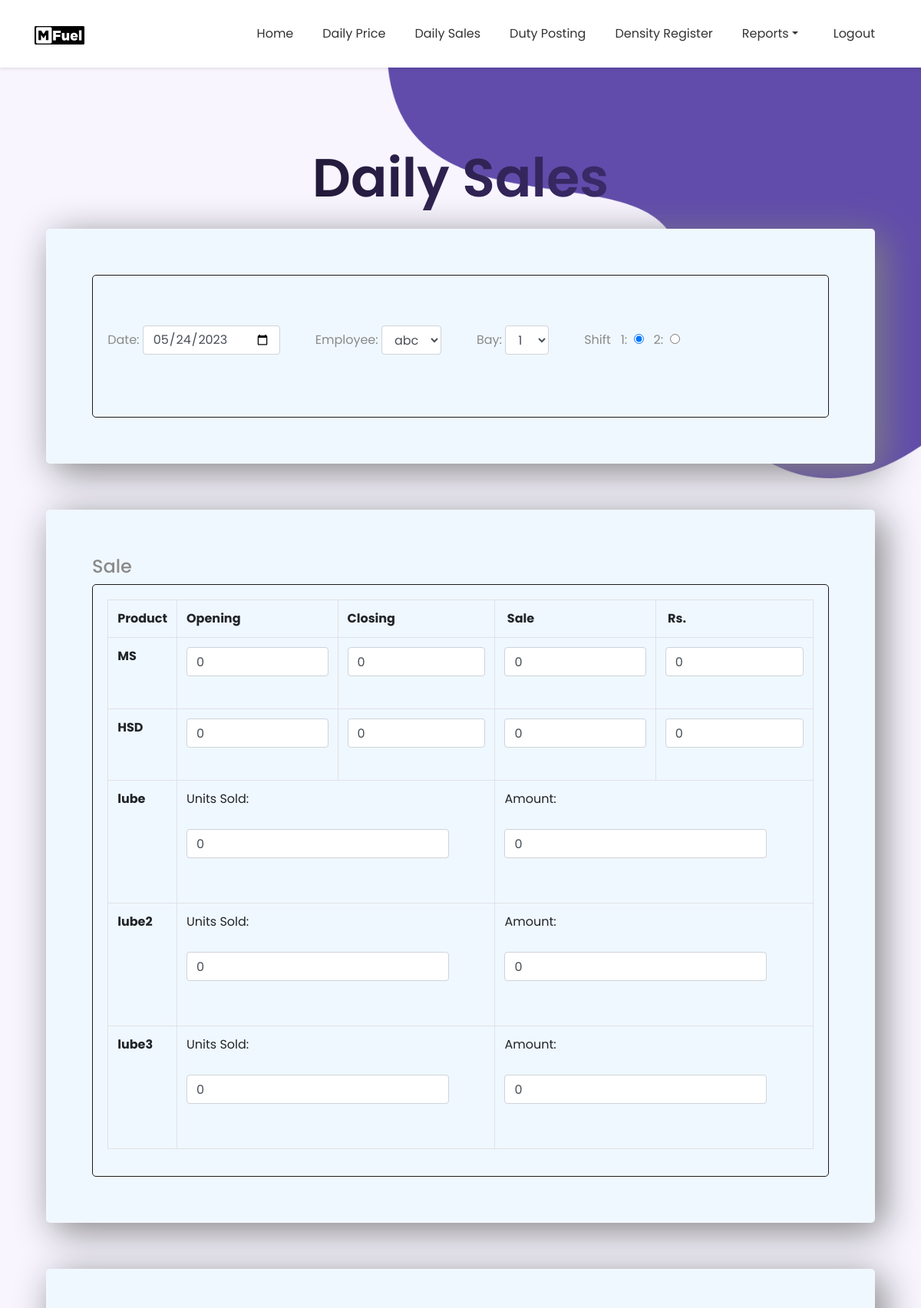
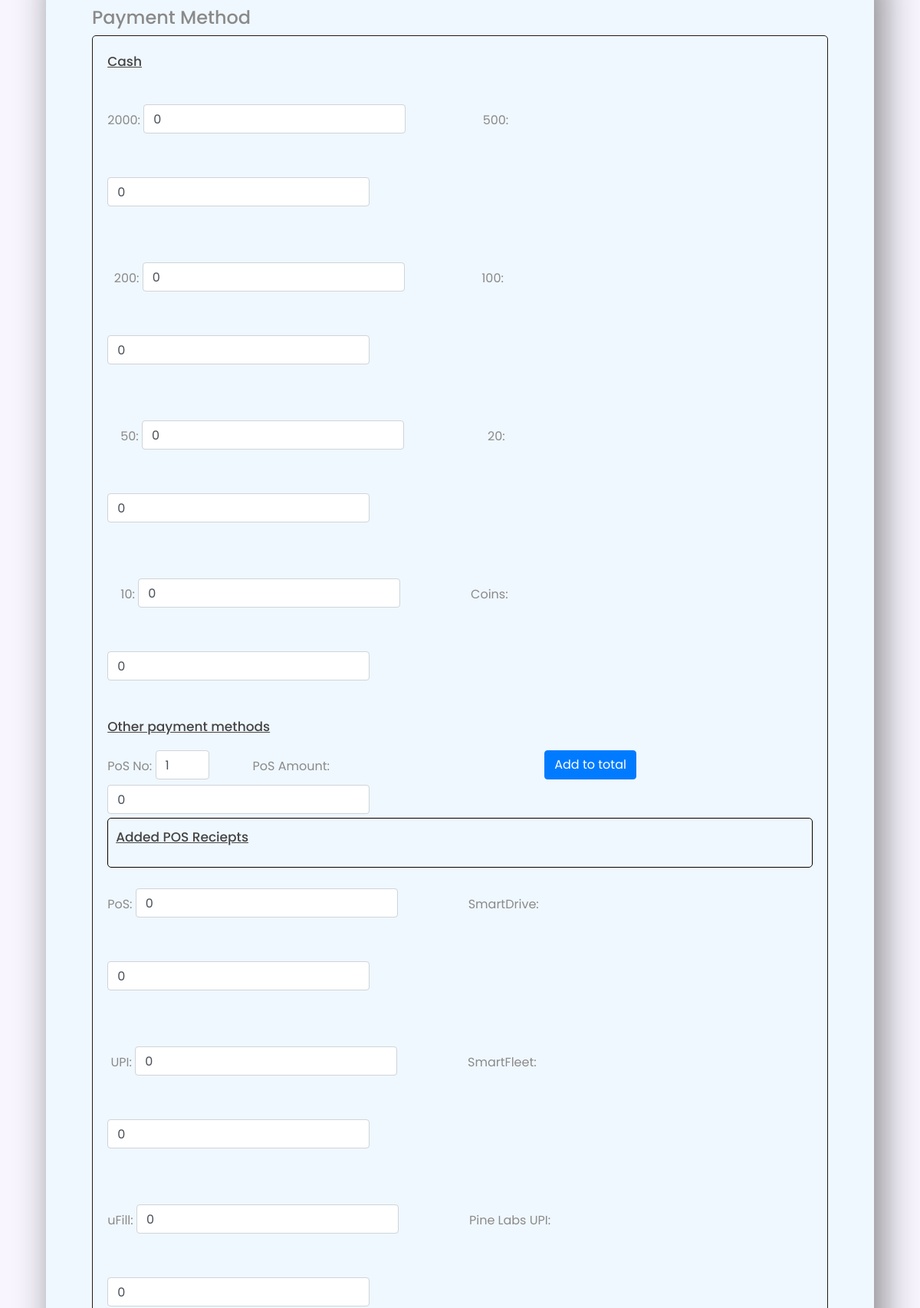
The app's page /dailysales (signed in, upper part) with its own data (2 pictures, top to bottom).
### website/models.py (models this page shows)
class inventory(db.Model):
    inv_id = db.Column(db.Integer, primary_key = True)
    name = db.Column(db.String(150))
    stock = db.Column(db.Integer)
    price = db.Column(db.Integer)

### website/views.py (the view, shortened to what this page needs)
@views.route('/dailysales', methods=['GET','POST'])
@login_required
def dailysales():
    items = inventory.query.all()
    date = request.form.get("date")
    emp_id = request.form.get("emp_id")
    bay = request.form.get("bay")
    shift = request.form.get("shift")
    ms_opening = request.form.get("ms_opening")
    ms_closing = request.form.get("ms_closing")
    ms_sales = request.form.get("ms_sales")
    ms_amount = request.form.get("ms_amount")
    hsd_opening = request.form.get("hsd_opening")
    hsd_closing = request.form.get("hsd_closing")
    hsd_sales = request.form.get("hsd_sales")
    hsd_amount = request.form.get("hsd_amount")
    s_total = request.form.get("stotal")
    two_thousand = request.form.get("two_thousand")
    five_hundred = request.form.get("five_hundred")
    two_hundred = request.form.get("two_hundred")
    one_hundred = request.form.get("one_hundred")
    fifty = request.form.get("fifty")
    twenty = request.form.get("twenty")
    ten = request.form.get("ten")
    coins = request.form.get("coins")
    pos = request.form.get("pos")
    ufill = request.form.get("ufill")
    upi = request.form.get("upi")
    smartfleet = request.form.get("smartfleet")
    smartdrive = request.form.get("smartdrive")
    pinelabs = request.form.get("pinelabs")
    dtotal = request.form.get("dtotal")
    diff = request.form.get("diff")
    format_str = '%Y-%m-%d'
    daily = db.session.query(daily_price).filter(daily_price.date == datetime.datetime.now().strftime('%Y-%m-%d')).first()
    employees = employee.query.all()
    bays = bay_manager.query.all()
    salelist=[]
    pays = payment_methods.query.all()
    return render_template("dailysales.html",user=current_user, employees=employees, items=items, bays=bays, pays=pays, daily=daily, date=datetime.datetime.now().strftime('%Y-%m-%d'))

### website/templates/dailysales.html (shortened to what this page needs)
{% extends 'base.html' %}
{% block content %}
<head>
</head>
<h1 align="center" style="margin-top: 5%;">Daily Sales</h1>
<form method="POST">
      <div class="outer"
            style="margin: 5%; margin-top: 2%; border: black 2px; padding: 5%; border-radius: 5px; box-shadow: 10px 10px 50px grey">
            <div style="border: solid rgb(27, 26, 26) 1px; border-radius: 5px; padding: 2%;">
                  <div class="form-group form-inline">
                        <label for="date">Date:&nbsp;</label>
                        <input type="date" class="form-control" id="date" name="date" style="margin-right: 5%; margin-top: 5%; margin-bottom: 5%;" value="{{date}}"/>
                        <label for="name">Employee:&nbsp;</label>
                        <select class="form-control" id = "emp_id" name="emp_id" style="margin-right: 5%; margin-top: 5%; margin-bottom: 5%;">
                              {% for employee in employees %}
                                    <option value="{{employee.emp_id}}">{{employee.name}}</option>
                              {% endfor %}
                        </select>
                        <label for="bay">Bay:&nbsp;</label>
                        <select class="form-control" id = "bay" name="bay" style="margin-right: 5%; margin-top: 5%; margin-bottom: 5%;">
                              {% for bay in bays %}
                                    <option value="{{bay.bay_no}}">{{bay.bay_no}}</option>
                              {% endfor %}
                        </select>
                        <label for="shift">Shift&nbsp;</label>
                        1:&nbsp;&nbsp;<input type="radio" class="form-control" id="shift" name="shift" value="1" checked="on" style="margin-top: 27px; font-size: 1px;"/>&nbsp;&nbsp;
                        2:&nbsp;&nbsp;<input type="radio" class="form-control" id="shift" name="shift" value="2" style="margin-top: 27px; font-size: 1px"/>
                  </div>
            </div>
      </div>
      <div class="outer"
            style="margin: 5%; margin-top: 2%; border: black 2px; padding: 5%; border-radius: 5px; box-shadow: 10px 10px 50px grey">
            <h4>Sale</h4>
            <div style="border: solid rgb(27, 26, 26) 1px; border-radius: 5px; padding: 2%; overflow-x: auto;">
                  <table class="table table-bordered table-hover">
                        <tr>
                              <th style="width:auto;">
                                    Product
                              </th>
                              <th>
                                    Opening
                              </th>
                              <th>
                                    Closing
                              </th>
                              <th>
                                    &nbsp;Sale&nbsp;
                              </th>
                              <th>
                                    &nbsp;Rs.&nbsp;&nbsp;
                              </th>
                        </tr>
                        <tr>
                              <th class="w-auto">
                                    MS &nbsp;
                              </th>
                              <td>
                                    <input type="number" class="form-control" id="ms_opening" name="ms_opening"
                                          style="margin-right: 10%;" size="3" value="0" step="any" onchange="calc({{daily.ms_price}},{{daily.hsd_price}})" required/>
                              </td>
                              <td>
                                    <input type="number" class="form-control" id="ms_closing" name="ms_closing"
                                          style="margin-right: 10%;" size="3" step="any" onchange="calc({{daily.ms_price}},{{daily.hsd_price}})" value="0" required/>
                              </td>
                              <td>
                                    <input type="number" class="form-control" id="ms_sales" name="ms_sales"
                                          style="margin-right: 10%;" size="3" value="0" step="any" required/>
                              </td>
                              <td>
                                    <input type="number" class="form-control" id="ms_amount" name="ms_amount"
                                          style="margin-right: 10%;" size="3" value="0" step="any" required/>
                              </td>
                        </tr>
                        <tr>
                              <th class="w-auto">
                                    HSD &nbsp;
                              </th>
                              <td>
                                    <input type="number" class="form-control" id="hsd_opening" name="hsd_opening" step="any"
                                          style="margin-right: 10%;" size="3" onchange="calc({{daily.ms_price}},{{daily.hsd_price}})" value="0" required/>
                              </td>
                              <td>
                                    <input type="number" class="form-control" id="hsd_closing" name="hsd_closing" step="any"
                                          style="margin-right: 10%;" size="3" onchange="calc({{daily.ms_price}},{{daily.hsd_price}})" value="0" required/>
                              </td>
                              <td>
                                    <input type="number" class="form-control" id="hsd_sales" name="hsd_sales" step="any"
                                          style="margin-right: 10%;" value="0" required/>
                              </td>
                              <td>
                                    <input type="number" class="form-control" id="hsd_amount" name="hsd_amount" step="any"
                                          style="margin-right: 10%;" value="0" required/>
                              </td>
                        </tr>
                        {% for item in items %}
                        <tr>
                              <th>
                                    {{item.name}}
                              </th>
                              <td colspan="2">
                                    <div class="form-group form-inline">
                                          <label for="units_sold">Units Sold:&nbsp;</label>
                                          <input style="margin-top: 27px; margin-right:10%;" type="number" class="form-control" id="units_sold{{item.inv_id}}" name="units_sold{{item.inv_id}}"
                                                style="margin-right: 10%;" value="0" onchange="calc1({{item.inv_id}},{{item.price}})" required/>
                                    </div>
                              </td>
                              <td colspan="2">
                                    <div class="form-group form-inline">
                                          <label for="units_sale" id="unit_price{{item.inv_id}}" value="item.price">Amount:&nbsp;</label>
                                          <input style="margin-top: 27px; margin-right:10%;" type="number" class="form-control" id="units_sale{{item.inv_id}}" name="units_sale{{item.inv_id}}"
                                                style="margin-right: 10%;" value="0" required/>
                                    </div>
                              </td>
                        </tr>
                        {% endfor %}
                  </table>
            </div>
      </div>
      <div class="outer"
            style="margin: 5%; margin-top: 2%; border: black 2px; padding: 5%; border-radius: 5px; box-shadow: 10px 10px 50px grey">
            <h4>Payment Method</h4>
            <div style="border: solid rgb(27, 26, 26) 1px; border-radius: 5px; padding: 2%;">
                  <h6><u>Cash</u></h6>
                  <div class="form-group form-inline">
                        <label for="two_thousand">2000:&nbsp;</label>
                        <input style="margin-top: 27px; margin-right:10%;" step="1" type="number"  class="form-control" id="two_thousand" name="two_thousand"
                              style="margin-right: 10%;" value="0" required onchange="calc3()"/>
                        <label for="five_hundred">&nbsp;&nbsp;500:&nbsp;</label>
                        <input style="margin-top: 27px; margin-right:10%;" type="number" step="1" class="form-control" id="five_hundred" name="five_hundred"
                              style="margin-right: 10%;" value="0" required onchange="calc3()"/>
                  </div>
                  <div class="form-group form-inline">
                        <label for="two_hundred">&nbsp;&nbsp;200:&nbsp;</label>
                        <input style="margin-top: 27px; margin-right:10%;" type="number" step="1" class="form-control" id="two_hundred" name="two_hundred"
                              style="margin-right: 10%;" value="0" required onchange="calc3()"/>
                        <label for="one_hundred">&nbsp;&nbsp;100:&nbsp;</label>
                        <input style="margin-top: 27px; margin-right:10%;" type="number" step="1" class="form-control" id="one_hundred" name="one_hundred"
                              style="margin-right: 10%;" value="0" required onchange="calc3()"/>
                  </div>
                  <div class="form-group form-inline">
                        <label for="fifty">&nbsp;&nbsp;&nbsp;&nbsp;50:&nbsp;</label>
                        <input style="margin-top: 27px; margin-right:10%;" type="number" step="1" class="form-control" id="fifty" name="fifty" style="margin-right: 10%;" value="0" required onchange="calc3()"/>
                        <label for="twenty">&nbsp;&nbsp;&nbsp;&nbsp;20:&nbsp;</label>
                        <input style="margin-top: 27px; margin-right:10%;" type="number" step="1" class="form-control" id="twenty" name="twenty" style="margin-right: 10%;" value="0" required onchange="calc3()"/>
                  </div>
                  <div class="form-group form-inline">
                        <label for="ten">&nbsp;&nbsp;&nbsp;&nbsp;10:&nbsp;</label>
                        <input style="margin-top: 27px; margin-right:10%;" type="number" step="1" class="form-control" id="ten" name="ten" style="margin-right: 10%;" value="0" required onchange="calc3()"/>
                        <label for="coins">Coins:</label>
                        <input style="margin-top: 27px; margin-right:10%;" type="number" step="1" class="form-control" id="coins" name="coins" style="margin-right: 10%;" value="0" required onchange="calc3()"/>
                  </div>
                  <h6><u>Other payment methods</u></h6>
                  <div>
                        <div style="display: flex;">
                              <div class="form-group form-inline" id="pos-single" style="flex: 1">
                              <label for="pos-serial">PoS No:&nbsp;</label>
                              <input disabled style="margin-top: 2px; margin-right:10%; margin-bottom: 5px; width: 70px; background-color: white;" type="number" class="form-control" id="pos-serial" name="pos-serial" style="margin-right: 10%;" value="1">
                              <label for="pos-amount">PoS Amount:&nbsp;</label>
                              <input style="margin-top: 2px; margin-right:10%; margin-bottom: 5px" type="number" step="0.01" class="form-control" id="pos-amount" name="pos-amount" style="margin-right: 10%;" value="0" required/>
                              </div>
                              <button type="button" class="btn btn-primary" onclick="calc4()" style="margin-right: 25%; height: fit-content; width: fit-content; margin-top: 2px;"> Add to total</button>
                        </div>
                        <div id="pos-all" style="height: auto; max-height: 200px; padding: 10px; overflow-y: auto; border: 1px solid black; border-radius: 5px;">
                              <h6><u>Added POS Reciepts</u></h6>
                        </div>
                        <div class="form-group form-inline">
                        <label for="pos">PoS:&nbsp;</label>
                        <input style="margin-top: 27px; margin-right:10%;" type="number" step="0.01" class="form-control" id="pos" name="pos" style="margin-right: 10%;" value="0" required onchange="calc3()"/>
                        <label for="smartdrive">SmartDrive:&nbsp;</label>
                        <input style="margin-top: 27px; margin-right:10%;" type="number" step="0.01" class="form-control" id="smartdrive" name="smartdrive" style="margin-right: 10%;" value="0" required onchange="calc3()"/>
                        </div><div class="form-group form-inline">
                        <label for="upi">&nbsp;UPI:&nbsp;</label>
                        <input style="margin-top: 27px; margin-right:10%;" type="number" step="0.01" class="form-control" id="upi" name="upi" style="margin-right: 10%;" value="0" required onchange="calc3()"/>
                        <label for="smartfleet">SmartFleet:&nbsp;</label>
                        <input style="margin-top: 27px; margin-right:10%;" type="number" step="0.01" class="form-control" id="smartfleet" name="smartfleet" style="margin-right: 10%;" value="0" required onchange="calc3()"/>
                        </div><div class="form-group form-inline">
                        <label for="ufill">uFill:&nbsp;</label>
                        <input style="margin-top: 27px; margin-right:10%;" type="number" step="0.01" class="form-control" id="ufill" name="ufill" style="margin-right: 10%;" value="0" required onchange="calc3()"/>
                        <label for="pinelabs">Pine Labs UPI:&nbsp;</label>
                        <input style="margin-top: 27px; margin-right:10%;" type="number" step="0.01" class="form-control" id="pinelabs" name="pinelabs" style="margin-right: 10%;" value="0" required onchange="calc3()"/>
                        </div>
                  </div>
            </div>
      </div>
</form>
{% endblock %}

### records on screen
inventory: name "lube", price "0"
inventory: name "lube2"
inventory: name "lube3", price "0"

### other values on screen
form field emp_id "abc"
form field bay "1"
